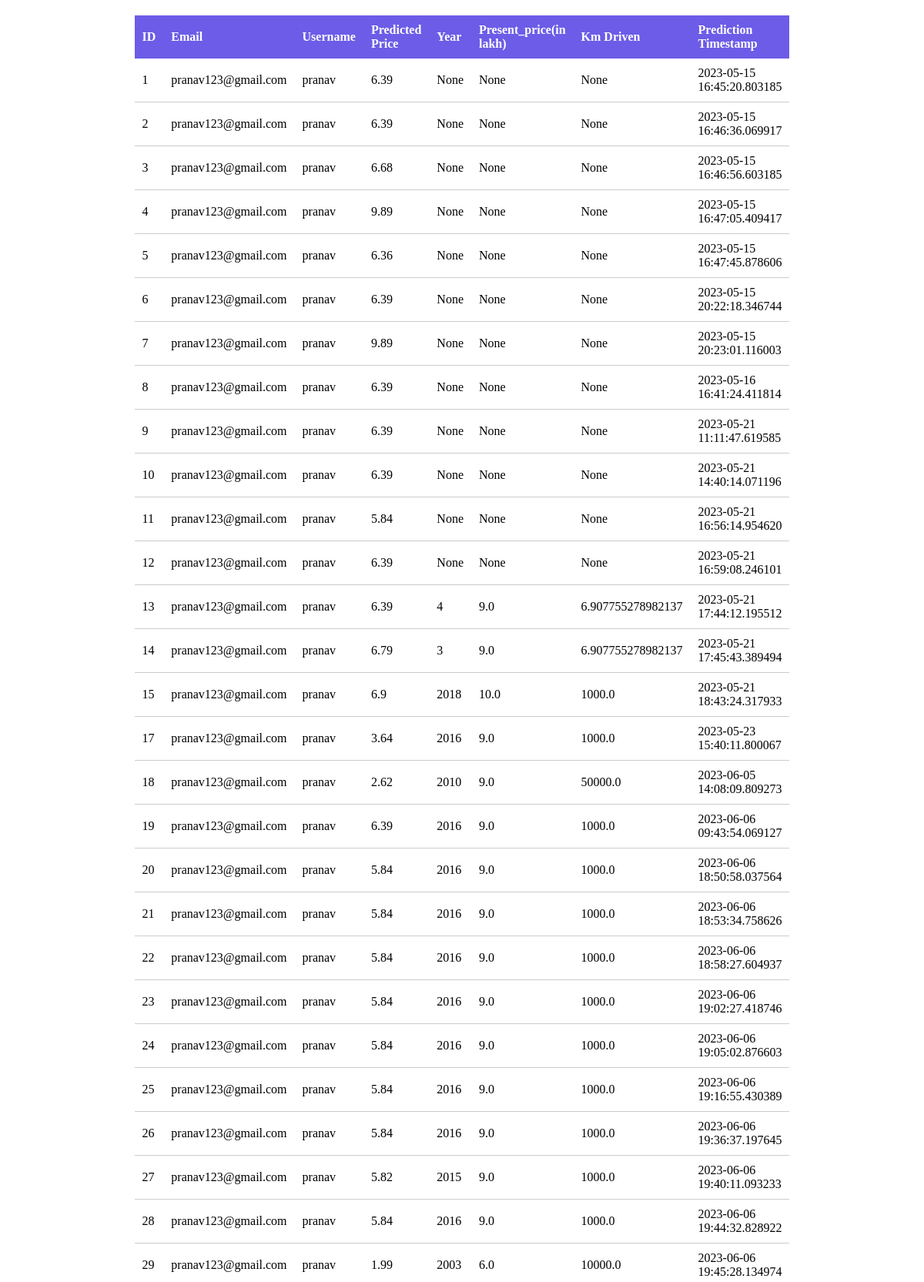
Screenshot of /history (signed in, upper part) with the database file from the repository.
### project/models.py (models this page shows, shortened)
class Predictions(db.Model):
    __tablename__ = "Predictions"
    id = db.Column(db.Integer, primary_key=True)
    user_id = db.Column(db.Integer, db.ForeignKey('Users.id'), nullable=False)
    predicted_price = db.Column(db.Float)
    prediction_timestamp = db.Column(db.DateTime)
    year = db.Column(db.Integer)  # New field for year
    present_price = db.Column(db.Float)  # New field for present_price
    kms_driven = db.Column(db.Float)

class Users(db.Model,UserMixin):
    __tablename__="Users"
    id = db.Column(db.Integer, primary_key = True)
    email = db.Column(db.String(64), unique=True, index=True)
    username = db.Column(db.String(64), unique=True, index=True)
    password_hash = db.Column(db.String(128))
    predicted_price = db.Column(db.Float)
    prediction_timestamp = db.Column(db.DateTime)
    predictions = db.relationship('Predictions', backref='user', lazy=True)

### app.py (the view)
@app.route('/history', methods=['GET'])
def history():
    if current_user.is_authenticated:
        user = Users.query.filter_by(email=current_user.email).first()
        predictions = Predictions.query.filter_by(user_id=user.id).all()
        show_table = True
    return render_template('display.html', predictions=predictions, show_table=show_table)

### project/models.py (called while the page is built)
@login_manager.user_loader
def load_user(user_id):
    return Users.query.get(user_id)

### project/templates/display.html (shortened to what this page needs)
{% if show_table %}
<table class="data-table">
    <thead>
        <tr>
            <th>ID</th>
            <th>Email</th>
            <th>Username</th>
            <th>Predicted Price</th>
            <th>Year</th>
            <th>Present_price(in lakh)</th>
            <th>Km Driven</th>
            <th>Prediction Timestamp</th>
        </tr>
    </thead>
    <tbody>
        {% for user in predictions %}
        <tr>
            <td>{{ user.id }}</td>
            <td>{{ user.user.email }}</td>
            <td>{{ user.user.username }}</td>
            <td>{{ user.predicted_price }}</td>
            <td>{{ user.year }}</td>
            <td>{{ user.present_price }}</td>
            <td>{{ user.kms_driven }}</td>
            <td>{{ user.prediction_timestamp }}</td>
        </tr>
        {% endfor %}
    </tbody>
</table>
{% endif %}

### project/templates/display.html (style rules this page uses)
.data-table { border-collapse: collapse; width: 100%; max-width: 800px; margin: 20px auto; }
.data-table thead { background-color: #6c5ce7; color: #fff; }
.data-table th, .data-table td { padding: 10px; text-align: left; }
.data-table th { font-weight: bold; }
.data-table td { border-bottom: 1px solid #ccc; }

### rows the page displays
Predictions: id "1", user.email "pranav123@gmail.com", user.username "pranav", predicted_price "6.39", year "None", present_price "None", kms_driven "None", prediction_timestamp "2023-05-15 16:45:20.803185"
Predictions: id "2", user.email "pranav123@gmail.com", user.username "pranav", predicted_price "6.39", year "None", present_price "None", kms_driven "None", prediction_timestamp "2023-05-15 16:46:36.069917"
Predictions: id "3", user.email "pranav123@gmail.com", user.username "pranav", predicted_price "6.68", year "None", present_price "None", kms_driven "None", prediction_timestamp "2023-05-15 16:46:56.603185"
Predictions: id "4", user.email "pranav123@gmail.com", user.username "pranav", predicted_price "9.89", year "None", present_price "None", kms_driven "None", prediction_timestamp "2023-05-15 16:47:05.409417"
Predictions: id "5", user.email "pranav123@gmail.com", user.username "pranav", predicted_price "6.36", year "None", present_price "None", kms_driven "None", prediction_timestamp "2023-05-15 16:47:45.878606"
Predictions: id "6", user.email "pranav123@gmail.com", user.username "pranav", predicted_price "6.39", year "None", present_price "None", kms_driven "None", prediction_timestamp "2023-05-15 20:22:18.346744"
Predictions: id "7", user.email "pranav123@gmail.com", user.username "pranav", predicted_price "9.89", year "None", present_price "None", kms_driven "None", prediction_timestamp "2023-05-15 20:23:01.116003"
Predictions: id "8", user.email "pranav123@gmail.com", user.username "pranav", predicted_price "6.39", year "None", present_price "None", kms_driven "None", prediction_timestamp "2023-05-16 16:41:24.411814"
Predictions: id "9", user.email "pranav123@gmail.com", user.username "pranav", predicted_price "6.39", year "None", present_price "None", kms_driven "None", prediction_timestamp "2023-05-21 11:11:47.619585"
Predictions: id "10", user.email "pranav123@gmail.com", user.username "pranav", predicted_price "6.39", year "None", present_price "None", kms_driven "None", prediction_timestamp "2023-05-21 14:40:14.071196"
Predictions: id "11", user.email "pranav123@gmail.com", user.username "pranav", predicted_price "5.84", year "None", present_price "None", kms_driven "None", prediction_timestamp "2023-05-21 16:56:14.954620"
Predictions: id "12", user.email "pranav123@gmail.com", user.username "pranav", predicted_price "6.39", year "None", present_price "None", kms_driven "None", prediction_timestamp "2023-05-21 16:59:08.246101"
Predictions: id "13", user.email "pranav123@gmail.com", user.username "pranav", predicted_price "6.39", year "4", present_price "9.0", kms_driven "6.907755278982137", prediction_timestamp "2023-05-21 17:44:12.195512"
Predictions: id "14", user.email "pranav123@gmail.com", user.username "pranav", predicted_price "6.79", year "3", present_price "9.0", kms_driven "6.907755278982137", prediction_timestamp "2023-05-21 17:45:43.389494"
Predictions: id "15", user.email "pranav123@gmail.com", user.username "pranav", predicted_price "6.9", year "2018", present_price "10.0", kms_driven "1000.0", prediction_timestamp "2023-05-21 18:43:24.317933"
Predictions: id "17", user.email "pranav123@gmail.com", user.username "pranav", predicted_price "3.64", year "2016", present_price "9.0", kms_driven "1000.0", prediction_timestamp "2023-05-23 15:40:11.800067"
Predictions: id "18", user.email "pranav123@gmail.com", user.username "pranav", predicted_price "2.62", year "2010", present_price "9.0", kms_driven "50000.0", prediction_timestamp "2023-06-05 14:08:09.809273"
Predictions: id "19", user.email "pranav123@gmail.com", user.username "pranav", predicted_price "6.39", year "2016", present_price "9.0", kms_driven "1000.0", prediction_timestamp "2023-06-06 09:43:54.069127"
Predictions: id "20", user.email "pranav123@gmail.com", user.username "pranav", predicted_price "5.84", year "2016", present_price "9.0", kms_driven "1000.0", prediction_timestamp "2023-06-06 18:50:58.037564"
Predictions: id "21", user.email "pranav123@gmail.com", user.username "pranav", predicted_price "5.84", year "2016", present_price "9.0", kms_driven "1000.0", prediction_timestamp "2023-06-06 18:53:34.758626"
Predictions: id "22", user.email "pranav123@gmail.com", user.username "pranav", predicted_price "5.84", year "2016", present_price "9.0", kms_driven "1000.0", prediction_timestamp "2023-06-06 18:58:27.604937"
Predictions: id "23", user.email "pranav123@gmail.com", user.username "pranav", predicted_price "5.84", year "2016", present_price "9.0", kms_driven "1000.0", prediction_timestamp "2023-06-06 19:02:27.418746"
Predictions: id "24", user.email "pranav123@gmail.com", user.username "pranav", predicted_price "5.84", year "2016", present_price "9.0", kms_driven "1000.0", prediction_timestamp "2023-06-06 19:05:02.876603"
Predictions: id "25", user.email "pranav123@gmail.com", user.username "pranav", predicted_price "5.84", year "2016", present_price "9.0", kms_driven "1000.0", prediction_timestamp "2023-06-06 19:16:55.430389"
Predictions: id "26", user.email "pranav123@gmail.com", user.username "pranav", predicted_price "5.84", year "2016", present_price "9.0", kms_driven "1000.0", prediction_timestamp "2023-06-06 19:36:37.197645"
Predictions: id "27", user.email "pranav123@gmail.com", user.username "pranav", predicted_price "5.82", year "2015", present_price "9.0", kms_driven "1000.0", prediction_timestamp "2023-06-06 19:40:11.093233"
Predictions: id "28", user.email "pranav123@gmail.com", user.username "pranav", predicted_price "5.84", year "2016", present_price "9.0", kms_driven "1000.0", prediction_timestamp "2023-06-06 19:44:32.828922"
Predictions: id "29", user.email "pranav123@gmail.com", user.username "pranav", predicted_price "1.99", year "2003", present_price "6.0", kms_driven "10000.0", prediction_timestamp "2023-06-06 19:45:28.134974"
